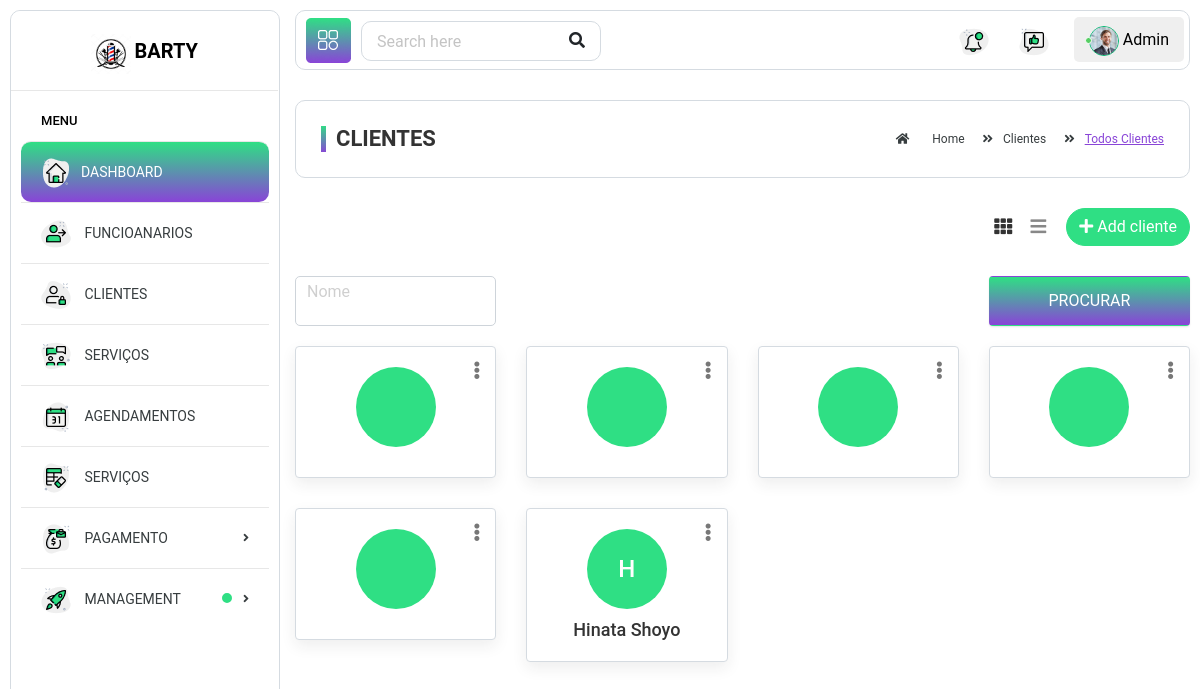
The app's page /B.O/?p=10, older data.
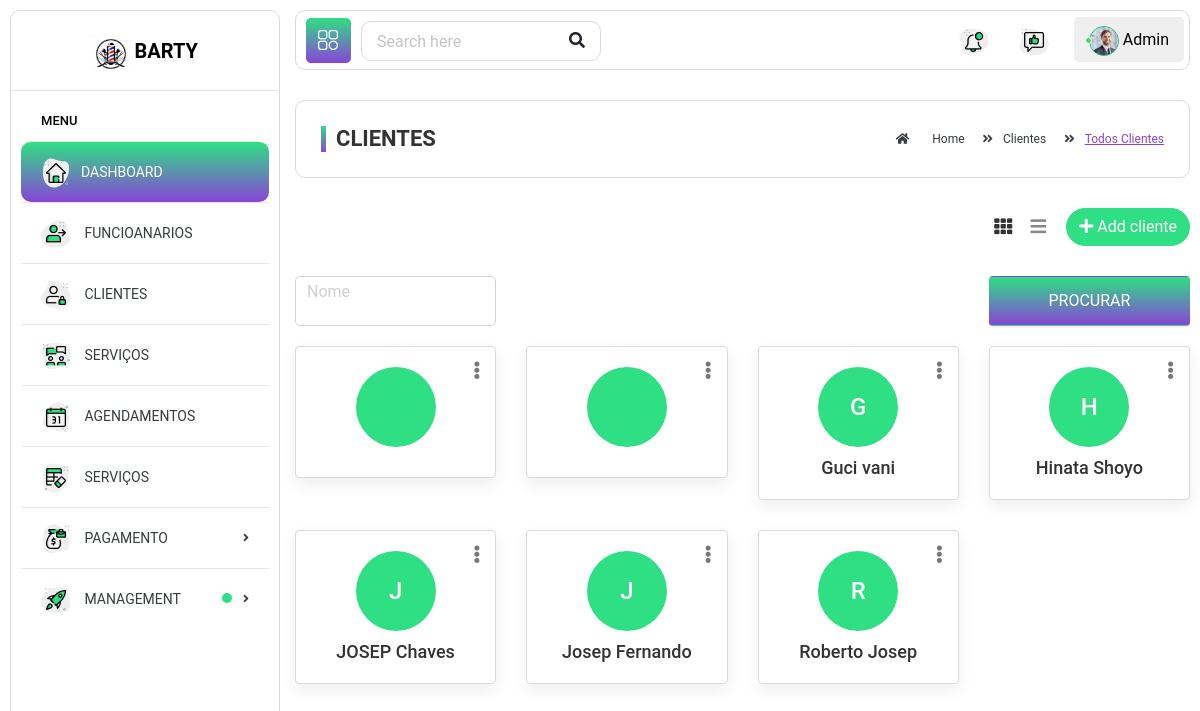
The same page, newer data.
### tables this page shows
CREATE TABLE `clientes` (
  `cliente_id` int(11) NOT NULL,
  `primeiro_nome` varchar(100) NOT NULL,
  `ultimo_nome` varchar(100) NOT NULL,
  `genero` varchar(150) NOT NULL,
  `username` varchar(100) NOT NULL,
  `password` varchar(40) NOT NULL,
  `nif` int(9) NOT NULL,
  `telefone` varchar(20) NOT NULL,
  `email` varchar(100) NOT NULL,
  `data_nascimento` date NOT NULL,
  `data_cadastro` timestamp NOT NULL DEFAULT current_timestamp(),
  `code` int(50) NOT NULL,
  `data_code` datetime DEFAULT NULL,
  `estado_id` int(11) NOT NULL DEFAULT 3
);

### B.O/pages/clientes/todos_cli.php (the view, shortened to what this page needs)
<div class="page-wrapper">
    <div class="content container-fluid">
        <div class="page-header">
            <div class="row">
                <div class="col-lg-6 col-md-6 col-sm-6 col-12">
                    <h5 class="text-uppercase mb-0 mt-0 page-title">Clientes</h5>
                </div>
                <div class="col-lg-6 col-md-6 col-sm-6 col-12">
                    <ul class="breadcrumb float-right p-0 mb-0">
                        <li class="breadcrumb-item"><a href="./"><i class="fas fa-home"></i> Home</a></li>
                        <li class="breadcrumb-item"><a href="#">Clientes</a></li>
                        <li class="breadcrumb-item"><span> Todos Clientes</span></li>
                    </ul>
                </div>
            </div>
        </div>
        <div class="row">
            <div class="col-sm-4 col-12">
            </div>
            <div class="col-sm-8 col-12 text-right add-btn-col">
                <a href="./?p=14" class="btn btn-primary btn-rounded float-right"><i class="fas fa-plus"></i> Add cliente</a>
                <div class="view-icons">
                    <a href="#" class="grid-view btn btn-link active"><i class="fas fa-th"></i></a>
                    <a href="./?p=11" class="list-view btn btn-link"><i class="fas fa-bars"></i></a>
                </div>
            </div>
        </div>
        <div class="row filter-row">
            <div class="col-sm-6 col-md-3">
                <div class="form-group form-focus">
                    <input type="text" class="form-control floating">
                    <label class="focus-label">Nome</label>
                </div>
            </div>
            <div class="col-sm-6 col-md-3">
                <div class="form-group form-focus">
                </div>
            </div>
            <div class="col-sm-6 col-md-3">
                <div class="form-group form-focus">
                </div>
            </div>
            <div class="col-sm-6 col-md-3">
                <a href="#" class="btn btn-search rounded btn-block mb-3"> Procurar </a>
            </div>
        </div>
        <div class="row staff-grid-row">
            <?php
            $sql = "
                  SELECT * FROM clientes
                  ORDER BY primeiro_nome ASC
              ";
            $result = $conn->query($sql);
            if ($result->num_rows > 0) {
                while ($row = $result->fetch_assoc()) {
                    $primeiro_nome = $row["primeiro_nome"];
                    $ultimo_nome = $row["ultimo_nome"];
            ?>
                    <div class="col-md-4 col-sm-6 col-12 col-lg-4 col-xl-3">
                        <div class="profile-widget">
                            <div class="profile-img">
                                <a href="student-profile.html" class="avatar"><?php echo substr($primeiro_nome, 0, 1); ?></a>
                            </div>
                            <div class="dropdown profile-action">
                                <a href="#" class="action-icon dropdown-toggle" data-toggle="dropdown" aria-expanded="false"><i class="fas fa-ellipsis-v"></i></a>
                            </div>
                            <h4 class="user-name m-t-10 m-b-0 text-ellipsis"><a href="profile.html"><?php echo $primeiro_nome . " " . $ultimo_nome; ?></a></h4>
                        </div>
                    </div>
            <?php
                }
            } else {
                echo "Nenhum funcionário encontrado.";
            }
            ?>
        </div>
    </div>
</div>

Row changes from the older to the newer data that the page shows:
added clientes: primeiro_nome "G", primeiro_nome "Guci", ultimo_nome "vani"
changed clientes "Hinata": moves up the list
changed clientes: primeiro_nome (not shown) → "J"; primeiro_nome (not shown) → "JOSEP"; ultimo_nome (not shown) → "Chaves"; moves down the list
changed clientes: primeiro_nome (not shown) → "J"; primeiro_nome (not shown) → "Josep"; ultimo_nome (not shown) → "Fernando"
changed clientes: primeiro_nome (not shown) → "R"; primeiro_nome (not shown) → "Roberto"; ultimo_nome (not shown) → "Josep"
